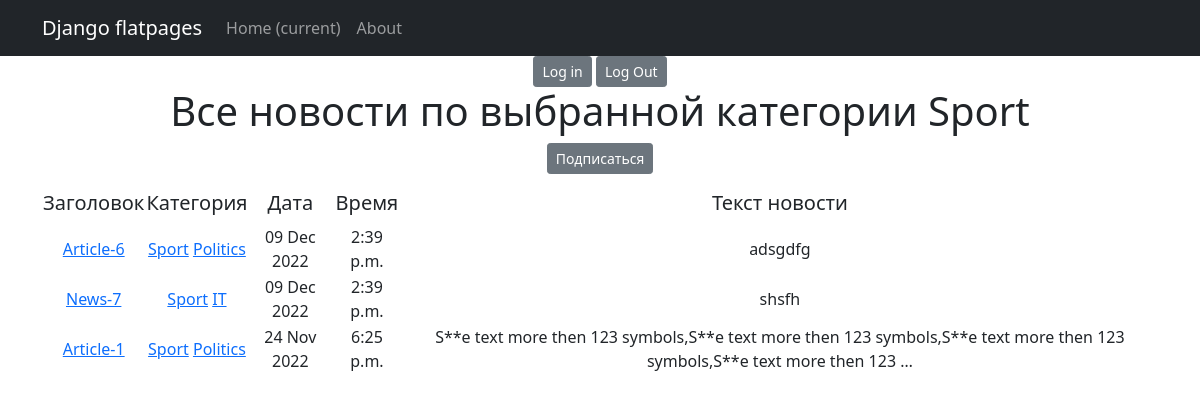
The app's page /news/categories/1, older data.
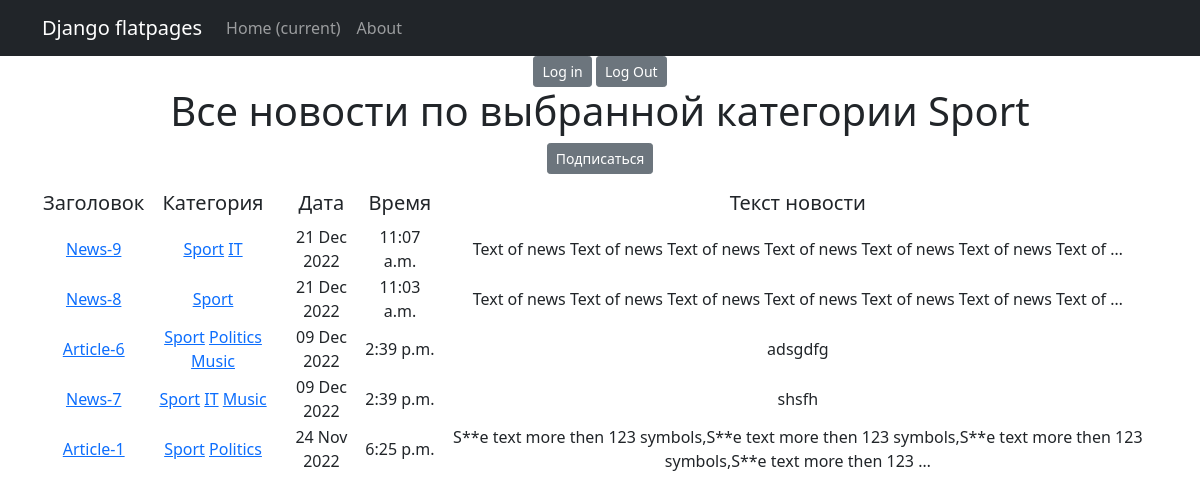
The same page, newer data.
### news/models.py (models this page shows, shortened)
class Category(models.Model):
    name = models.CharField(max_length=127, unique=True)
    subscribers = models.ManyToManyField(User, through='SubscribeCategory')
    def __str__(self):
        return f'{self.name}'

class Post(models.Model):
    authorP = models.ForeignKey(Author, on_delete=models.CASCADE)
    articles = "AR"
    news = "NW"
    CATEGORY_TYPES = [
        (articles, 'Статья'),
        (news, 'Новость')
    ]
    category_type = models.CharField(max_length=2, choices=CATEGORY_TYPES, default=news)
    time_add = models.DateTimeField(auto_now_add=True)
    post_category = models.ManyToManyField(Category, through='PostCategory')
    title = models.CharField(max_length=255)
    text = models.TextField()
    rating = models.IntegerField(default=0)
    def get_absolute_url(self):
        return reverse('news_detail', args=[str(self.id)])

### news/views.py (the view)
# urls.py: path('categories/<int:pk>', CategoryListView.as_view(), name='category_list'),
class CategoryListView(ListView):
    model = Post
    template_name = 'category_list.html'
    context_object_name = 'category_list'
    def get_queryset(self):
        self.category = get_object_or_404(Category, id=self.kwargs['pk'])
        queryset = Post.objects.filter(post_category=self.category).order_by('-time_add')
        return queryset
    def get_context_data(self, **kwargs):
        context = super().get_context_data(**kwargs)
        context['is_not_subscriber'] = self.request.user not in self.category.subscribers.all()
        context['category'] = self.category
        return context

### news/templatetags/d36_filters.py (called while the page is built)
@register.filter()
def censor(txt):
    replace_list = ['some', 'news-1']
    if not isinstance(txt, str):
        raise TypeError(f'invalid object type for censorship')
    else:
        for word in txt.split(" "):
            if word.lower() in replace_list:
                txt = txt.replace(word, f'{word[0]}{"*"*(len(word)-2)}{word[-1]}')
    return txt

### templates/category_list.html (shortened to what this page needs)
{% extends 'flatpages/default.html' %}
{% load d36_filters %}
{% load custom_tags %}
{% block content %}
<a href="/accounts/login" class="btn btn-secondary btn-sm">Log in</a>
<a href="/accounts/logout" class="btn btn-secondary btn-sm">Log Out</a>
<h1>Все новости по выбранной категории
    {{ category }}
</h1>
  {% if is_not_subscriber %}
  <p class="text-center"><a href="{% url 'subscribe' category.id %}" class="btn btn-secondary btn-sm">Подписаться</a></p>
  {% endif %}
   {% if category_list %}
       <table>
           <tr>
               <td><h5>Заголовок</h5></td>
               <td><h5>Категория</h5></td>
               <td><h5>Дата</h5></td>
               <td><h5>Время</h5></td>
               <td><h5>Текст новости</h5></td>
           </tr>
           {% for n in category_list %}
           <tr>
               <td><a href="{{n.get_absolute_url}}">{{ n.title|censor }}</a></td>
               <td>{% for cat in n.post_category.all %}
                    <a href="{% url 'category_list' cat.id %}">{{ cat.name }}</a>
                    {% endfor %}
               </td>
               <td>{{ n.time_add|date:'d M Y' }}</td>
               <td>{{ n.time_add|time }}</td>
               <td>{{ n.text|truncatewords:20|censor }}</td>
           </tr>
           {% endfor %}
       </table>
   {% else %}
       <h2>Новостей нет!</h2>
   {% endif %}
{% endblock content %}

### templates/flatpages/default.html (shortened to what this page needs)
<!DOCTYPE html>
<html lang="en">
    <head>
        {% load static %}
        <link href="{% static 'css/styles.css' %}" rel="stylesheet" />
    </head>
    <body>
        <nav class="navbar navbar-expand-lg navbar-dark bg-dark static-top">
           <div class="container">
               <a class="navbar-brand" href="#">Django flatpages</a>
               <div class="collapse navbar-collapse" id="navbarResponsive">
                   <ul class="navbar-nav ml-auto">
                       <li class="nav-item active">
                           <a class="nav-link" href="#">Home
                               <span class="sr-only">(current)</span>
                           </a>
                       </li>
                       <li class="nav-item">
                           <a class="nav-link" href="/news/">About</a>
                       </li>
                   </ul>
               </div>
           </div>
        </nav>
        <div class="container">
           <div class="row">
               <div class="col-lg-12 text-center">
                   {% block content %}{% endblock content %}
               </div>
           </div>
        </div>
    </body>
</html>

Row changes from the older to the newer data that the page shows:
added Post: title|censor "News-9", time_add "21 Dec 2022", time_add "11:07 a.m.", text|censor "Text of news Text of news Text of news Text of news Text of news Text of news Text of …", Category (name "Sport"), Category (name "IT")
added Post: title|censor "News-8", time_add "21 Dec 2022", time_add "11:03 a.m.", text|censor "Text of news Text of news Text of news Text of news Text of news Text of news Text of …", Category (name "Sport")
added Category: name "Music"
